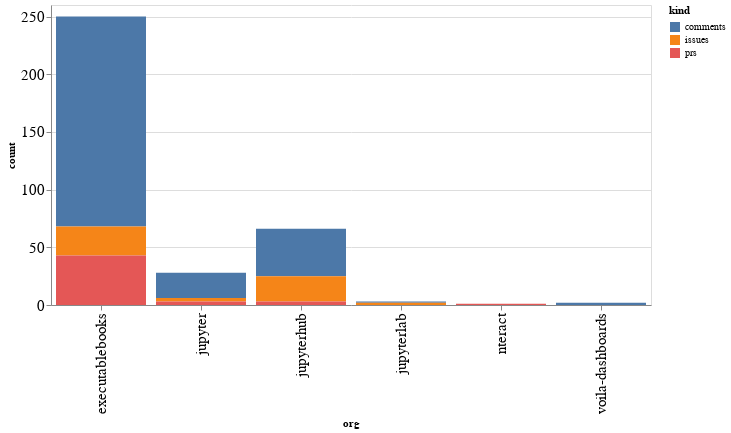

The code cell stored with this chart in its notebook:
### Code cell
alt.Chart(org_summaries, width=600).mark_bar().encode(
    x='org',
    y='count',
    color='kind',
    tooltip="org"
)

### Figure 1 — Vega-Lite specification as saved in the notebook (floating-point values rounded to 4 significant figures)
{"config": {"axisLeft": {"labelFontSize": 15}, "axisBottom": {"labelFontSize": 15}}, "data": {"name": "data-f7282373526852f2f3788246f0a8c722"}, "mark": "bar", "encoding": {"color": {"type": "nominal", "field": "kind"}, "tooltip": {"type": "nominal", "field": "org"}, "x": {"type": "nominal", "field": "org"}, "y": {"type": "quantitative", "field": "count"}}, "width": 600, "$schema": "https://vega.github.io/schema/vega-lite/v4.8.1.json", "datasets": {"data-f7282373526852f2f3788246f0a8c722": [{"org": "executablebooks", "kind": "comments", "count": 182}, {"org": "executablebooks", "kind": "issues", "count": 25}, {"org": "executablebooks", "kind": "prs", "count": 43}, {"org": "jupyter", "kind": "comments", "count": 22}, {"org": "jupyter", "kind": "issues", "count": 3}, {"org": "jupyter", "kind": "prs", "count": 3}, {"org": "jupyterhub", "kind": "comments", "count": 41}, {"org": "jupyterhub", "kind": "issues", "count": 22}, {"org": "jupyterhub", "kind": "prs", "count": 3}, {"org": "jupyterlab", "kind": "comments", "count": 1}, {"org": "jupyterlab", "kind": "issues", "count": 2}, {"org": "nteract", "kind": "prs", "count": 1}, {"org": "voila-dashboards", "kind": "comments", "count": 2}]}}
